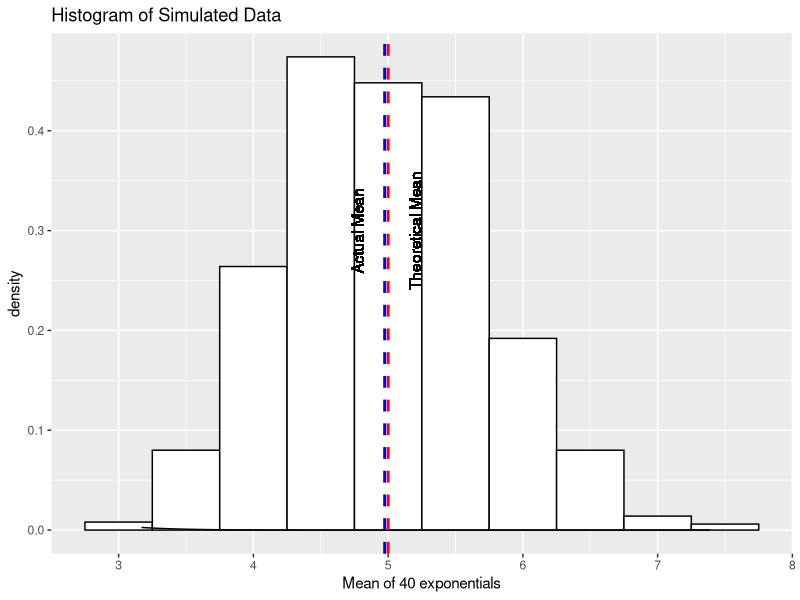

Source code (R):
## ---- chunk 1

#seed is set to ensure reproducibility
set.seed(1234)

#Assign our rate parameter
lambda <- 0.2
n <- 40

#Create a dataframe to store out generated observation values
simData <- data.frame(simMean = numeric(0), simVariance = numeric(0), lowerInterval = numeric(0), upperInterval = numeric(0), inInterval = logical())

#Collect the means,variances,upper and lower intervals for 40 random observations in the exponential distribution 1000 times
for(i in 1:1000){
    
    rObservation <- rexp(n,lambda)
    
    trialMean <- mean(rObservation)
    CI <- trialMean + c(-1, 1) * 1.96 * sd(rObservation) / sqrt(n)
    
    simData[i,1]<- trialMean
    simData[i,2] <- var(rObservation)
    simData[i,3] <- CI[1]
    simData[i,4] <- CI[2]
    simData[i,5] <- (1/lambda) > CI[1] && (1/lambda) < CI[2]
    
}


#Display the first new observation means
head(simData, n=5)



## ---- chunk 2

theoreticalMean <- 1/lambda
theoreticalMean

observedMean <- mean(simData$simMean)
observedMean

library(ggplot2)

dataPlot <- ggplot(simData,aes(x=simMean)) + geom_histogram(binwidth=.5,aes(y=..density..),colour="black",fill="white") + geom_vline(aes(xintercept=mean(simData$simMean)),color = "blue",linetype="dashed",size=1) + geom_text(aes(x=mean(simData$simMean)-0.2,label="Actual Mean"),angle=90, y=0.3)+ xlab("Mean of 40 exponentials") + ggtitle("Histogram of Simulated Data") + stat_function(fun=dnorm,colour = "black",arg = list(mean = 1/lambda,sd = 1/lambda*(1/sqrt(n)))) + geom_vline(aes(xintercept=1/lambda),color = "red",linetype="dashed",size=1) + geom_text(aes(x=(1/lambda)+0.2,label="Theoretical Mean"),angle=90, y=0.3)
                
dataPlot

## ---- chunk 3

theoreticalVariance <- (1/lambda^2)/n
theoreticalVariance

observedVariance <- var(simData$simMean)
observedVariance


## ---- chunk 4
mean(simData$simMean)

median(simData$simMean)

## ---- chunk 5
#Shows us the counts of intervals that contain and dont contain the theoretical mean
result <- table(simData$inInterval)
result

print(paste(c("The coverage of the confidence interval is ", result[2]/1000),collapse = " "))

